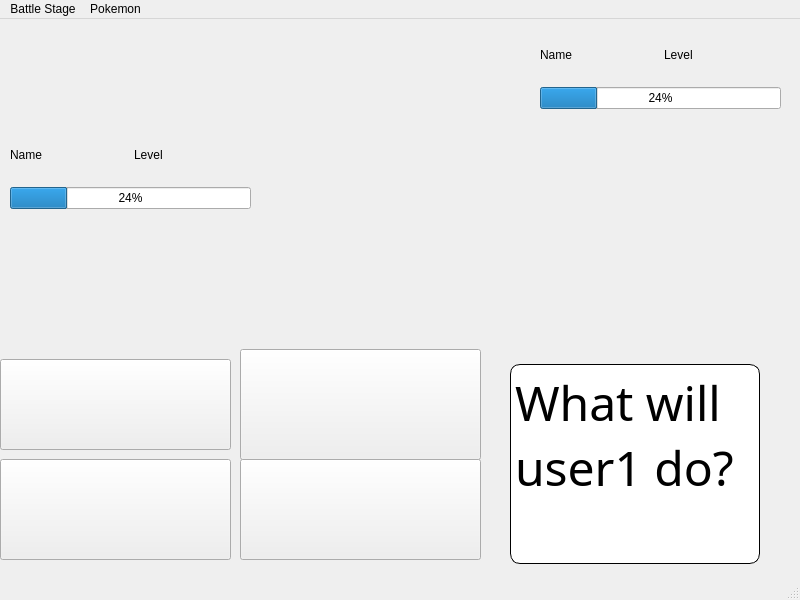
<?xml version="1.0" encoding="UTF-8"?>
<ui version="4.0">
 <class>MainWindow</class>
 <widget class="QMainWindow" name="MainWindow">
  <property name="geometry">
   <rect>
    <x>0</x>
    <y>0</y>
    <width>800</width>
    <height>600</height>
   </rect>
  </property>
  <property name="windowTitle">
   <string>MainWindow</string>
  </property>
  <widget class="QWidget" name="centralwidget">
   <widget class="QPushButton" name="fightButton">
    <property name="geometry">
     <rect>
      <x>0</x>
      <y>340</y>
      <width>231</width>
      <height>91</height>
     </rect>
    </property>
    <property name="styleSheet">
     <string notr="true">QPushButton{
	border-image:url(:/buttons/fightButton.png)
}
QPushButton:hover{
	border-image:url(:/buttons/fightC.png)
}</string>
    </property>
    <property name="text">
     <string/>
    </property>
   </widget>
   <widget class="QPushButton" name="fightButton_2">
    <property name="geometry">
     <rect>
      <x>240</x>
      <y>330</y>
      <width>241</width>
      <height>111</height>
     </rect>
    </property>
    <property name="styleSheet">
     <string notr="true">QPushButton{
	border-image:url(:/buttons/bagButton.png)
}
QPushButton:hover{
	border-image:url(:/buttons/bagC.png)
}</string>
    </property>
    <property name="text">
     <string/>
    </property>
   </widget>
   <widget class="QPushButton" name="fightButton_3">
    <property name="geometry">
     <rect>
      <x>0</x>
      <y>440</y>
      <width>231</width>
      <height>101</height>
     </rect>
    </property>
    <property name="styleSheet">
     <string notr="true">QPushButton{
	border-image:url(:/buttons/pokeButton.png)
}
QPushButton:hover{
	border-image:url(:/buttons/pokeC.png)
}</string>
    </property>
    <property name="text">
     <string/>
    </property>
   </widget>
   <widget class="QPushButton" name="fightButton_4">
    <property name="geometry">
     <rect>
      <x>240</x>
      <y>440</y>
      <width>241</width>
      <height>101</height>
     </rect>
    </property>
    <property name="styleSheet">
     <string notr="true">QPushButton{
	border-image:url(:/buttons/runButton.png)
}
QPushButton:hover{
	border-image:url(:/buttons/runC.png)
}</string>
    </property>
    <property name="text">
     <string/>
    </property>
   </widget>
   <widget class="QPlainTextEdit" name="plainTextEdit">
    <property name="geometry">
     <rect>
      <x>510</x>
      <y>345</y>
      <width>250</width>
      <height>200</height>
     </rect>
    </property>
    <property name="font">
     <font>
      <family>Pixeloid Sans</family>
      <pointsize>36</pointsize>
     </font>
    </property>
    <property name="styleSheet">
     <string notr="true">border: 1px solid; border-radius:10px; background-color: palette(base);
</string>
    </property>
    <property name="readOnly">
     <bool>true</bool>
    </property>
    <property name="plainText">
     <string>What will user1 do?</string>
    </property>
   </widget>
   <widget class="QWidget" name="verticalLayoutWidget">
    <property name="geometry">
     <rect>
      <x>10</x>
      <y>110</y>
      <width>241</width>
      <height>80</height>
     </rect>
    </property>
    <layout class="QVBoxLayout" name="verticalLayout">
     <item>
      <layout class="QHBoxLayout" name="horizontalLayout">
       <item>
        <widget class="QLabel" name="userName">
         <property name="autoFillBackground">
          <bool>true</bool>
         </property>
         <property name="text">
          <string>Name</string>
         </property>
        </widget>
       </item>
       <item>
        <widget class="QLabel" name="userLevel">
         <property name="autoFillBackground">
          <bool>true</bool>
         </property>
         <property name="text">
          <string>Level</string>
         </property>
        </widget>
       </item>
      </layout>
     </item>
     <item>
      <widget class="QProgressBar" name="userHealthBar">
       <property name="autoFillBackground">
        <bool>true</bool>
       </property>
       <property name="value">
        <number>24</number>
       </property>
      </widget>
     </item>
    </layout>
   </widget>
   <widget class="QWidget" name="verticalLayoutWidget_2">
    <property name="geometry">
     <rect>
      <x>540</x>
      <y>10</y>
      <width>241</width>
      <height>80</height>
     </rect>
    </property>
    <layout class="QVBoxLayout" name="verticalLayout_2">
     <item>
      <layout class="QHBoxLayout" name="horizontalLayout_2">
       <item>
        <widget class="QLabel" name="opponentName">
         <property name="autoFillBackground">
          <bool>true</bool>
         </property>
         <property name="text">
          <string>Name</string>
         </property>
        </widget>
       </item>
       <item>
        <widget class="QLabel" name="opponentLevel">
         <property name="autoFillBackground">
          <bool>true</bool>
         </property>
         <property name="text">
          <string>Level</string>
         </property>
        </widget>
       </item>
      </layout>
     </item>
     <item>
      <widget class="QProgressBar" name="opponentHealthBar">
       <property name="autoFillBackground">
        <bool>true</bool>
       </property>
       <property name="value">
        <number>24</number>
       </property>
      </widget>
     </item>
    </layout>
   </widget>
  </widget>
  <widget class="QMenuBar" name="menubar">
   <property name="geometry">
    <rect>
     <x>0</x>
     <y>0</y>
     <width>800</width>
     <height>22</height>
    </rect>
   </property>
   <property name="autoFillBackground">
    <bool>false</bool>
   </property>
   <widget class="QMenu" name="menuBattle_Stage">
    <property name="title">
     <string>Battle Stage</string>
    </property>
   </widget>
   <widget class="QMenu" name="menuPokemon">
    <property name="title">
     <string>Pokemon</string>
    </property>
   </widget>
   <addaction name="menuBattle_Stage"/>
   <addaction name="menuPokemon"/>
  </widget>
  <widget class="QStatusBar" name="statusbar"/>
 </widget>
 <resources/>
 <connections/>
</ui>
